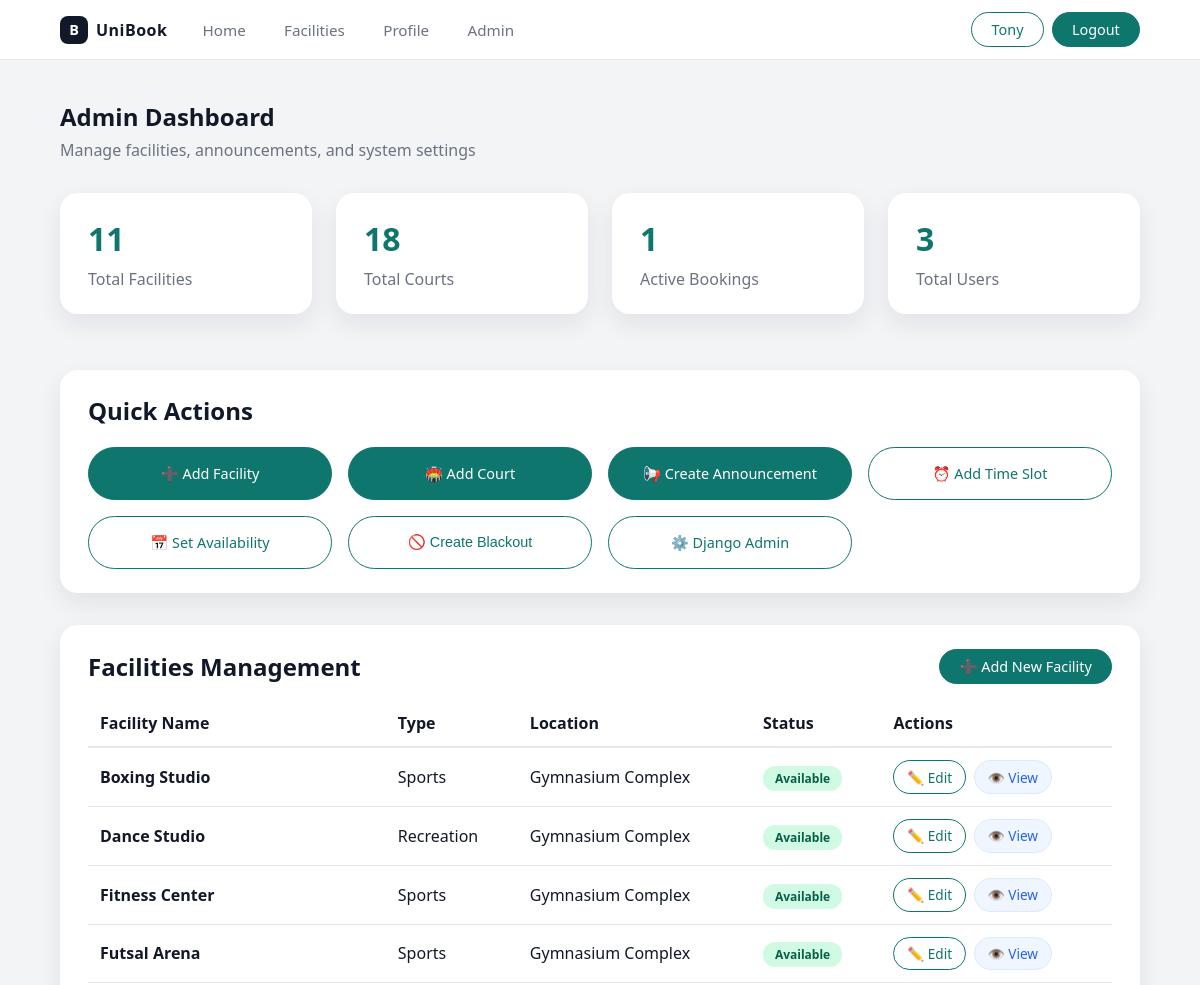
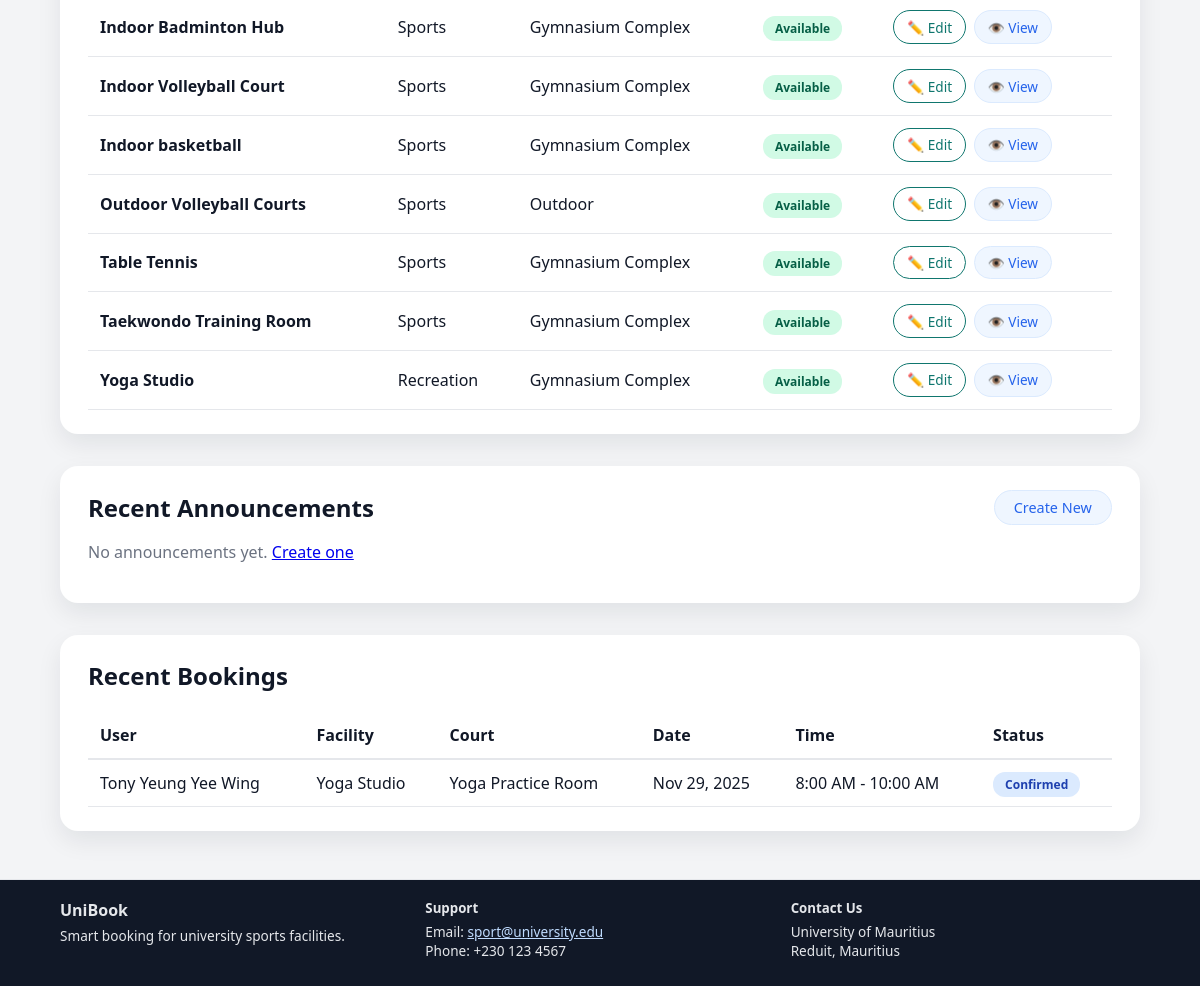
The page /manage/dashboard/ (signed in) on the database its author committed (2 pictures, top to bottom).
### booking_sys/models.py (models this page shows, shortened)
class User(AbstractUser):
    MEMBER_TYPES = [
        ('student', 'Student'),
        ('staff', 'Staff'),
        ('admin', 'Administrator'),
    ]
    user_id = models.UUIDField(primary_key=True, default=uuid.uuid4, editable=False)
    email = models.EmailField(unique=True, verbose_name="User Email")
    first_name = models.CharField(max_length=100)
    last_name = models.CharField(max_length=100)
    member_type = models.CharField(max_length=10, choices=MEMBER_TYPES)
    user_phone = models.CharField(max_length=15, blank=True, null=True)
    date_joined = models.DateTimeField(auto_now_add=True)
    is_active = models.BooleanField(default=True)
    USERNAME_FIELD = 'email'
    REQUIRED_FIELDS = ['username','first_name', 'last_name', 'member_type']

class Facility(models.Model):
    FACILITY_TYPES = [
        ('sports', 'Sports'),
        ('recreation', 'Recreation'),
        ('academic', 'Academic'),
        ('other', 'Other'),
    ]
    FACILITY_STATUS = [
        ('available', 'Available'),
        ('maintenance', 'Under Maintenance'),
        ('closed', 'Closed'),
    ]
    facility_id = models.UUIDField(primary_key=True, default=uuid.uuid4, editable=False)
    facility_name = models.CharField(max_length=200)
    facility_type = models.CharField(max_length=20, choices=FACILITY_TYPES)
    location = models.CharField(max_length=300)
    description = models.TextField(blank=True)
    image_url = models.URLField(blank=True, null=True)
    facility_status = models.CharField(max_length=20, choices=FACILITY_STATUS, default='available')
    likes_count = models.PositiveIntegerField(default=0)

class Booking(models.Model):
    FULFILLMENT_STATUS = [
        ('pending', 'Pending'),
        ('confirmed', 'Confirmed'),
        ('cancelled', 'Cancelled'),
        ('completed', 'Completed'),
    ]
    booking_id = models.UUIDField(primary_key=True, default=uuid.uuid4, editable=False)
    user = models.ForeignKey(User, on_delete=models.CASCADE, related_name='bookings')
    facility = models.ForeignKey('Facility', on_delete=models.CASCADE, related_name='bookings')
    court = models.ForeignKey('Court', on_delete=models.CASCADE, related_name='bookings')
    booking_date = models.DateField()
    start_time = models.TimeField()
    end_time = models.TimeField()
    created_at = models.DateTimeField(auto_now_add=True)
    updated_at = models.DateTimeField(auto_now=True)
    notes = models.TextField(blank=True, default="")
    status = models.CharField(max_length=10, choices=FULFILLMENT_STATUS, default='confirmed')
    slot = models.ForeignKey('Slot', on_delete=models.SET_NULL, null=True, blank=True, related_name='date_bookings')
    class Meta:
        constraints = [
            models.UniqueConstraint(
                fields=['court', 'booking_date', 'start_time'],
                name='unique_court_date_time_booking'
            )
        ]
        ordering = ['booking_date', 'start_time']
        indexes = [
            models.Index(fields=['user', 'booking_date']),
            models.Index(fields=['facility', 'booking_date']),
            models.Index(fields=['court', 'booking_date']),
        ]

class Court(models.Model):
    COURT_STATUS = [
        ('available', 'Available'),
        ('maintenance', 'Under Maintenance'),
        ('closed', 'Closed'),
    ]
    court_id = models.UUIDField(primary_key=True, default=uuid.uuid4, editable=False)
    facility = models.ForeignKey(Facility, on_delete=models.CASCADE, related_name='courts')
    court_name = models.CharField(max_length=200)
    sport_type = models.CharField(max_length=100)
    capacity = models.PositiveIntegerField(validators=[MinValueValidator(1), MaxValueValidator(1000)])
    notes = models.TextField(blank=True, default="None")
    image_url = models.URLField(blank=True, null=True)
    court_status = models.CharField(max_length=20, choices=COURT_STATUS, default='available')

### booking_sys/views.py (the view)
# urls.py: path('manage/dashboard/', views.admin_dashboard, name='admin_dashboard'),
@login_required
@require_http_methods(["GET"])
def admin_dashboard(request):
    if not (request.user.is_staff or request.user.member_type == 'admin'):
        messages.error(request, 'You do not have permission to access this page.')
        return redirect('booking_sys:home')
    from django.utils import timezone
    from datetime import timedelta
    total_facilities = Facility.objects.count()
    total_courts = Court.objects.count()
    total_bookings = Booking.objects.count()
    active_bookings = Booking.objects.filter(status__in=['pending', 'confirmed']).count()
    total_users = User.objects.count()
    recent_announcements = Announcement.objects.filter(status='published').order_by('-created_at')[:5]
    recent_bookings = Booking.objects.order_by('-created_at')[:10]
    recent_users = User.objects.order_by('-date_joined')[:5]
    all_facilities = Facility.objects.all().order_by('facility_name')
    context = {
        'total_facilities': total_facilities,
        'total_courts': total_courts,
        'total_bookings': total_bookings,
        'active_bookings': active_bookings,
        'total_users': total_users,
        'recent_announcements': recent_announcements,
        'recent_bookings': recent_bookings,
        'recent_users': recent_users,
        'all_facilities': all_facilities,
    }
    return render(request, 'admin/dashboard.html', context)

### booking_sys/templates/admin/dashboard.html (shortened to what this page needs)
{% extends 'base.html' %}
{% block content %}
<section class="section">
  <div class="section-header">
    <h1>Admin Dashboard</h1>
    <p>Manage facilities, announcements, and system settings</p>
  </div>
  <div class="card-grid" style="grid-template-columns: repeat(auto-fit, minmax(200px, 1fr)); margin-bottom: 2rem;">
    <div class="card-section">
      <h3 style="margin: 0; font-size: 2rem; color: var(--primary);">{{ total_facilities }}</h3>
      <p style="margin: 0.5rem 0 0 0; color: var(--text-muted);">Total Facilities</p>
    </div>
    <div class="card-section">
      <h3 style="margin: 0; font-size: 2rem; color: var(--primary);">{{ total_courts }}</h3>
      <p style="margin: 0.5rem 0 0 0; color: var(--text-muted);">Total Courts</p>
    </div>
    <div class="card-section">
      <h3 style="margin: 0; font-size: 2rem; color: var(--primary);">{{ active_bookings }}</h3>
      <p style="margin: 0.5rem 0 0 0; color: var(--text-muted);">Active Bookings</p>
    </div>
    <div class="card-section">
      <h3 style="margin: 0; font-size: 2rem; color: var(--primary);">{{ total_users }}</h3>
      <p style="margin: 0.5rem 0 0 0; color: var(--text-muted);">Total Users</p>
    </div>
  </div>
  <div class="card-section" style="margin-bottom: 2rem;">
    <h2 style="margin-top: 0;">Quick Actions</h2>
    <div style="display: grid; grid-template-columns: repeat(auto-fit, minmax(200px, 1fr)); gap: 1rem;">
      <a href="{% url 'booking_sys:create_facility' %}" class="btn btn-primary" style="text-align: center; padding: 1rem;">
        ➕ Add Facility
      </a>
      <a href="{% url 'booking_sys:create_court' %}" class="btn btn-primary" style="text-align: center; padding: 1rem;">
        🏟️ Add Court
      </a>
      <a href="{% url 'booking_sys:create_announcement' %}" class="btn btn-primary" style="text-align: center; padding: 1rem;">
        📢 Create Announcement
      </a>
      <a href="{% url 'booking_sys:create_slot' %}" class="btn btn-outline" style="text-align: center; padding: 1rem;">
        ⏰ Add Time Slot
      </a>
      <a href="{% url 'booking_sys:create_availability' %}" class="btn btn-outline" style="text-align: center; padding: 1rem;">
        📅 Set Availability
      </a>
      <button id="blackoutBtn" class="btn btn-outline" style="text-align: center; padding: 1rem;">
        🚫 Create Blackout
      </button>
      <a href="/admin/" class="btn btn-outline" style="text-align: center; padding: 1rem;">
        ⚙️ Django Admin
      </a>
    </div>
  </div>
  <div class="card-section" style="margin-bottom: 2rem;">
    <div style="display: flex; justify-content: space-between; align-items: center; margin-bottom: 1rem;">
      <h2 style="margin: 0;">Facilities Management</h2>
      <a href="{% url 'booking_sys:create_facility' %}" class="btn btn-primary">➕ Add New Facility</a>
    </div>
    {% if all_facilities %}
      <div style="overflow-x: auto;">
        <table style="width: 100%; border-collapse: collapse;">
          <thead>
            <tr style="border-bottom: 2px solid var(--border-subtle);">
              <th style="text-align: left; padding: 0.75rem;">Facility Name</th>
              <th style="text-align: left; padding: 0.75rem;">Type</th>
              <th style="text-align: left; padding: 0.75rem;">Location</th>
              <th style="text-align: left; padding: 0.75rem;">Status</th>
              <th style="text-align: left; padding: 0.75rem;">Actions</th>
            </tr>
          </thead>
          <tbody>
            {% for facility in all_facilities %}
              <tr style="border-bottom: 1px solid var(--border-subtle);">
                <td style="padding: 0.75rem;">
                  <strong>{{ facility.facility_name }}</strong>
                </td>
                <td style="padding: 0.75rem;">{{ facility.get_facility_type_display }}</td>
                <td style="padding: 0.75rem;">{{ facility.location }}</td>
                <td style="padding: 0.75rem;">
                  <span style="padding: 0.25rem 0.75rem; background: {% if facility.facility_status == 'available' %}#d1fae5{% elif facility.facility_status == 'maintenance' %}#fef3c7{% else %}#fee2e2{% endif %}; color: {% if facility.facility_status == 'available' %}#065f46{% elif facility.facility_status == 'maintenance' %}#92400e{% else %}#b91c1c{% endif %}; border-radius: 12px; font-size: 0.75rem; font-weight: 600;">
                    {{ facility.get_facility_status_display }}
                  </span>
                </td>
                <td style="padding: 0.75rem;">
                  <div style="display: flex; gap: 0.5rem;">
                    <a href="{% url 'booking_sys:edit_facility' facility.facility_id %}" class="btn btn-outline" style="padding: 0.4rem 0.8rem; font-size: 0.85rem;">✏️ Edit</a>
                    <a href="{% url 'booking_sys:facility_detail' facility.facility_name|slugify %}" class="btn btn-soft" style="padding: 0.4rem 0.8rem; font-size: 0.85rem;">👁️ View</a>
                  </div>
                </td>
              </tr>
            {% endfor %}
          </tbody>
        </table>
      </div>
    {% else %}
      <p style="color: var(--text-muted);">No facilities yet. <a href="{% url 'booking_sys:create_facility' %}">Create one</a></p>
    {% endif %}
  </div>
  <div class="card-section" style="margin-bottom: 2rem;">
    <div style="display: flex; justify-content: space-between; align-items: center; margin-bottom: 1rem;">
      <h2 style="margin: 0;">Recent Announcements</h2>
      <a href="{% url 'booking_sys:create_announcement' %}" class="btn btn-soft">Create New</a>
    </div>
    {% if recent_announcements %}
      <ul style="list-style: none; padding: 0; margin: 0;">
        {% for announcement in recent_announcements %}
          <li style="padding: 1rem; border-bottom: 1px solid var(--border-subtle);">
            <div style="display: flex; justify-content: space-between; align-items: start;">
              <div>
                <h3 style="margin: 0 0 0.5rem 0;">{{ announcement.title }}</h3>
                <p style="margin: 0; color: var(--text-muted); font-size: 0.9rem;">{{ announcement.content|truncatewords:20 }}</p>
                <p style="margin: 0.5rem 0 0 0; color: var(--text-muted); font-size: 0.85rem;">
                  Created: {{ announcement.created_at|date:"M d, Y" }} |
                  Priority: {{ announcement.get_priority_display }} |
                  Status: {{ announcement.get_status_display }}
                </p>
              </div>
              <span style="padding: 0.25rem 0.75rem; background: {% if announcement.is_featured %}#fbbf24{% else %}#e5e7eb{% endif %}; color: {% if announcement.is_featured %}#78350f{% else %}#6b7280{% endif %}; border-radius: 12px; font-size: 0.75rem; font-weight: 600;">
                {% if announcement.is_featured %}⭐ Featured{% else %}Normal{% endif %}
              </span>
            </div>
          </li>
        {% endfor %}
      </ul>
    {% else %}
      <p style="color: var(--text-muted);">No announcements yet. <a href="{% url 'booking_sys:create_announcement' %}">Create one</a></p>
    {% endif %}
  </div>
  <div class="card-section" style="margin-bottom: 2rem;">
    <h2 style="margin-top: 0;">Recent Bookings</h2>
    {% if recent_bookings %}
      <div style="overflow-x: auto;">
        <table style="width: 100%; border-collapse: collapse;">
          <thead>
            <tr style="border-bottom: 2px solid var(--border-subtle);">
              <th style="text-align: left; padding: 0.75rem;">User</th>
              <th style="text-align: left; padding: 0.75rem;">Facility</th>
              <th style="text-align: left; padding: 0.75rem;">Court</th>
              <th style="text-align: left; padding: 0.75rem;">Date</th>
              <th style="text-align: left; padding: 0.75rem;">Time</th>
              <th style="text-align: left; padding: 0.75rem;">Status</th>
            </tr>
          </thead>
          <tbody>
            {% for booking in recent_bookings %}
              <tr style="border-bottom: 1px solid var(--border-subtle);">
                <td style="padding: 0.75rem;">{{ booking.user.first_name }} {{ booking.user.last_name }}</td>
                <td style="padding: 0.75rem;">{{ booking.facility.facility_name }}</td>
                <td style="padding: 0.75rem;">{{ booking.court.court_name }}</td>
                <td style="padding: 0.75rem;">{{ booking.booking_date|date:"M d, Y" }}</td>
                <td style="padding: 0.75rem;">{{ booking.start_time|date:"g:i A" }} - {{ booking.end_time|date:"g:i A" }}</td>
                <td style="padding: 0.75rem;">
                  <span style="padding: 0.25rem 0.75rem; background: {% if booking.status == 'completed' %}#d1fae5{% elif booking.status == 'cancelled' %}#fee2e2{% elif booking.status == 'confirmed' %}#dbeafe{% else %}#fef3c7{% endif %}; color: {% if booking.status == 'completed' %}#065f46{% elif booking.status == 'cancelled' %}#b91c1c{% elif booking.status == 'confirmed' %}#1e40af{% else %}#92400e{% endif %}; border-radius: 12px; font-size: 0.75rem; font-weight: 600;">
                    {{ booking.get_status_display }}
                  </span>
                </td>
              </tr>
            {% endfor %}
          </tbody>
        </table>
      </div>
    {% else %}
      <p style="color: var(--text-muted);">No bookings yet.</p>
    {% endif %}
  </div>
</section>
{% endblock %}

### booking_sys/templates/base.html (shortened to what this page needs)
{% load static %}
<!DOCTYPE html>
<html lang="en">
<head>
  <link rel="stylesheet" href="{% static 'css/mystyle.css' %}" />
</head>
<body>
  <header class="navbar">
    <div class="nav-left">
      <div class="brand">
        <span class="brand-logo">B</span>
        <span class="brand-name">UniBook</span>
      </div>
      <nav class="nav-links">
        <a href="{% url 'booking_sys:home' %}" class="nav-link">Home</a>
        <a href="{% url 'booking_sys:facilities' %}" class="nav-link">Facilities</a>
        {% if user.is_authenticated %}
          <a href="{% url 'booking_sys:profile' %}" class="nav-link">Profile</a>
        {% endif %}
        {% if user.is_staff or user.member_type == 'admin' %}
          <a href="{% url 'booking_sys:admin_dashboard' %}" class="nav-link">Admin</a>
        {% endif %}
      </nav>
    </div>
    <div class="nav-right">
        {% if user.is_authenticated %}
          <a href="{% url 'booking_sys:profile' %}" class="btn btn-outline">{{ user.first_name }}</a>
          <a href="{% url 'booking_sys:logout' %}" class="btn btn-primary">Logout</a>
        {% else %}
          <a href="{% url 'booking_sys:login' %}" class="btn btn-outline">Sign In</a>
          <a href="{% url 'booking_sys:register' %}" class="btn btn-primary">Sign Up</a>
        {% endif %}
    </div>
  </header>
  <main class="page-container">
    {% block content %}{% endblock %}
  </main>
  <footer class="site-footer">
    <div class="footer-inner">
      <div>
        <h4>UniBook</h4>
        <p>Smart booking for university sports facilities.</p>
      </div>
      <div>
        <h5>Support</h5>
        <p>Email: <a href="mailto:sport@university.edu">sport@university.edu</a></p>
        <p>Phone: +230 123 4567</p>
      </div>
      <div>
        <h5>Contact Us</h5>
        <p>University of Mauritius<br />Reduit, Mauritius</p>
      </div>
    </div>
  </footer>
</body>
</html>

### rows shown on the page
User: first_name "Tony"
Facility: facility_name "Boxing Studio", facility_type "Sports", location "Gymnasium Complex", facility_status "Available"
Facility: facility_name "Dance Studio", facility_type "Recreation", location "Gymnasium Complex", facility_status "Available"
Facility: facility_name "Fitness Center", facility_type "Sports", location "Gymnasium Complex", facility_status "Available"
Facility: facility_name "Futsal Arena", facility_type "Sports", location "Gymnasium Complex", facility_status "Available"
Facility: facility_name "Indoor Badminton Hub", facility_type "Sports", location "Gymnasium Complex", facility_status "Available"
Facility: facility_name "Indoor Volleyball Court", facility_type "Sports", location "Gymnasium Complex", facility_status "Available"
Facility: facility_name "Indoor basketball", facility_type "Sports", location "Gymnasium Complex", facility_status "Available"
Facility: facility_name "Outdoor Volleyball Courts", facility_type "Sports", location "Outdoor", facility_status "Available"
Facility: facility_name "Table Tennis", facility_type "Sports", location "Gymnasium Complex", facility_status "Available"
Facility: facility_name "Taekwondo Training Room", facility_type "Sports", location "Gymnasium Complex", facility_status "Available"
Facility: facility_name "Yoga Studio", facility_type "Recreation", location "Gymnasium Complex", facility_status "Available"
Booking: user.first_name "Tony", user.last_name "Yeung Yee Wing", facility.facility_name "Yoga Studio", court.court_name "Yoga Practice Room", booking_date "Nov 29, 2025", start_time "8:00 AM", end_time "10:00 AM", status "Confirmed"

### other values the page prints
{{ total_facilities }} "11"
{{ total_courts }} "18"
{{ active_bookings }} "1"
{{ total_users }} "3"
